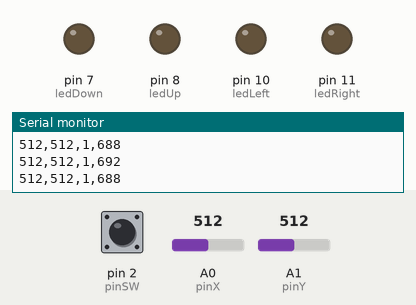
A program run on a simulated Arduino Uno, built with avr-gcc and run on an emulated ATmega328P. Shown: output pins drawn as LEDs (lit = HIGH), the last lines printed to the serial monitor. The test bench sets the inputs (shaded band); at power-on: A0 (pinX) = 512, pin 2 (pinSW) HIGH, A1 (pinY) = 512.

Above: at 1.2 s.
1.3 s: A0 (pinX) set to 584
2.8 s: A0 (pinX) set to 611
At 4.0 s:
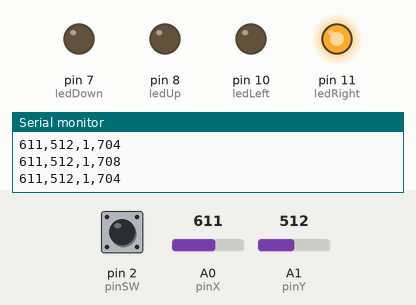
4.3 s: pin 2 (pinSW) pulled LOW for 0.15 s
At 4.4 s:
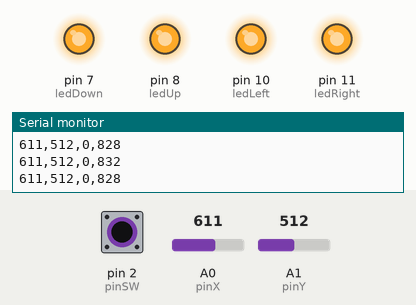
6.0 s: A1 (pinY) set to 587
9.0 s: A1 (pinY) set to 613
At 10.0 s:
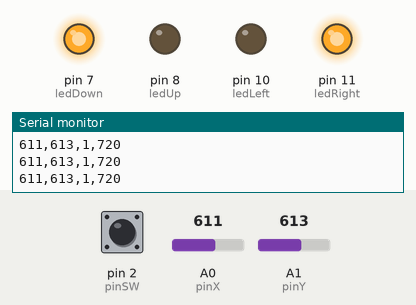
10.5 s: pin 2 (pinSW) pulled LOW for 0.15 s
At 10.67 s:
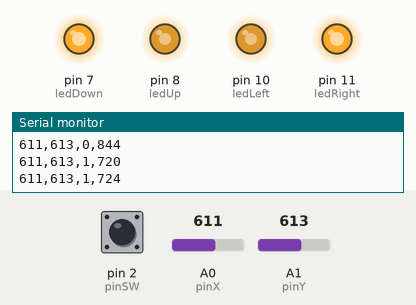
Timing chart, 0 to 13.2 s (numbered marks = the images above; inputs shaded):
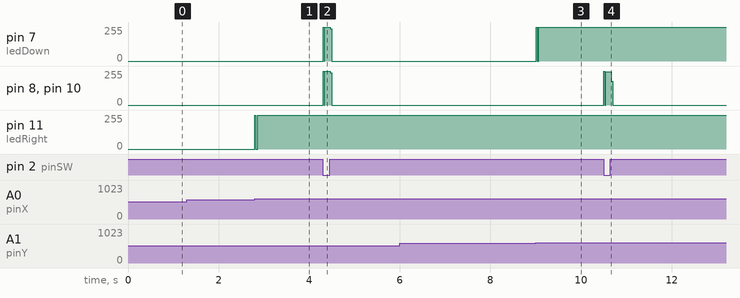

The program:

main.cpp
```cpp
#include <Arduino.h>

// --- 1. Define Pins ---
const int pinSW = 2;   // Switch connected to Pin 2
const int pinX = A0;   // VRx connected to Analog 0
const int pinY = A1;   // VRy connected to Analog 1

// LED Pins
const int ledUp = 8;
const int ledDown = 7;
const int ledLeft = 10;
const int ledRight = 11;

// --- 2. Define Thresholds & Dead-zone ---
// Center is usually around 512.
// Dead-zone: 400 to 600 (Ignored to prevent jitter)
const int thresholdLow = 400;
const int thresholdHigh = 600;

void setup() {
  // Use 115200 for faster sampling speed (Task Requirement)
  Serial.begin(115200);

  // Setup Joystick Switch
  // INPUT_PULLUP is crucial: it uses the Arduino's internal resistor.
  pinMode(pinSW, INPUT_PULLUP);

  // Setup LEDs
  pinMode(ledUp, OUTPUT);
  pinMode(ledDown, OUTPUT);
  pinMode(ledLeft, OUTPUT);
  pinMode(ledRight, OUTPUT);
}

void loop() {
  // Start timer for evidence of speed
  unsigned long startTime = micros();

  // --- READ INPUTS ---
  int valX = analogRead(pinX);
  int valY = analogRead(pinY);
  int valSW = digitalRead(pinSW); // Reads 0 if pressed, 1 if not

  // --- RESET LEDS ---
  digitalWrite(ledUp, LOW);
  digitalWrite(ledDown, LOW);
  digitalWrite(ledLeft, LOW);
  digitalWrite(ledRight, LOW);

  String direction = "CENTER";

  // --- DIRECTION LOGIC ---
  // Note: Adjust UP/DOWN if your joystick is inverted
  if (valY < thresholdLow) {
    digitalWrite(ledUp, HIGH);
    direction = "UP";
  }
  else if (valY > thresholdHigh) {
    digitalWrite(ledDown, HIGH);
    direction = "DOWN";
  }

  if (valX < thresholdLow) {
    digitalWrite(ledLeft, HIGH);
    direction = "LEFT";
  }
  else if (valX > thresholdHigh) {
    digitalWrite(ledRight, HIGH);
    direction = "RIGHT";
  }

  // --- SWITCH LOGIC ---
  // If valSW is LOW (0), the button is pressed
  if (valSW == LOW) {
    direction = direction + " + CLICK";
    // Optional: Flash all LEDs or do a specific action when clicked
    digitalWrite(ledUp, HIGH);
    digitalWrite(ledDown, HIGH);
    digitalWrite(ledLeft, HIGH);
    digitalWrite(ledRight, HIGH);
  }

// --- SERIAL OUTPUT (Format: X, Y, SW, LoopTime) ---
  Serial.print(valX);
  Serial.print(",");
  Serial.print(valY);
  Serial.print(",");
  Serial.print(valSW);
  Serial.print(",");

  // Evidence of Sampling Speed
  unsigned long endTime = micros();
  unsigned long loopTime = endTime - startTime;
  Serial.println(loopTime);

  // 10ms delay for stability
  delay(10);
}
```

Measured:
- the behaviour switches between 600 and 601 on A0 (pinX) (found by bisection; images 0 and 1)
- the behaviour switches between 600 and 601 on A1 (pinY) (found by bisection; images 2 and 3)
- after the input at 2.8 s, pin 11 (ledRight): 0/255 → 254/255 at once
- after the input at 4.3 s, pin 7 (ledDown), pin 8 (ledUp), pin 10 (ledLeft): 0/255 → 252/255 at once, → 0/255 0.16 s later
- after the input at 9.0 s, pin 7 (ledDown): 0/255 → 254/255 at once
- after the input at 10.5 s, pin 8 (ledUp), pin 10 (ledLeft): 0/255 → 251/255 at once, → 0/255 0.16 s later
